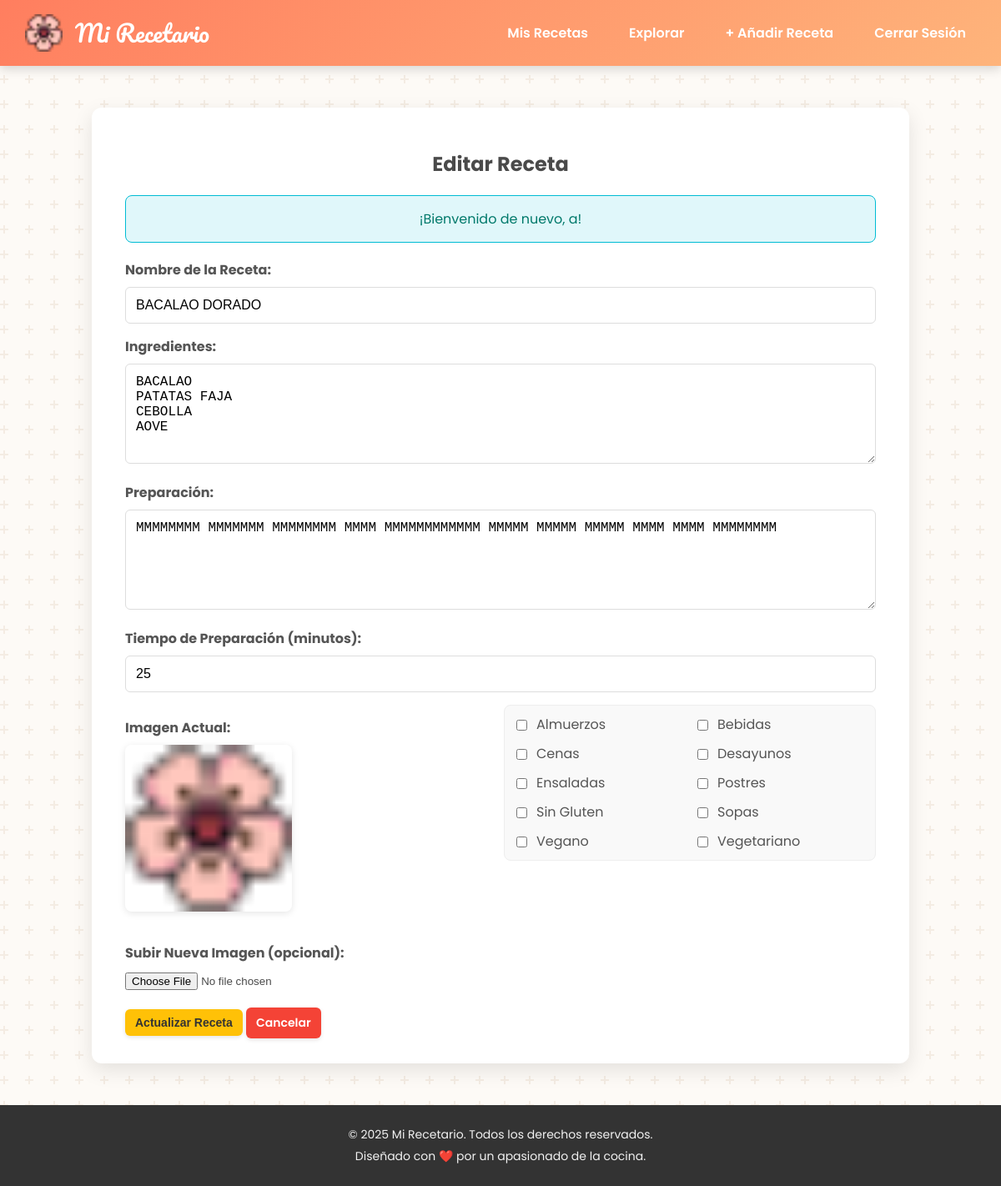
Page /edit_recipe.php?id=7 (signed in) on the committed database.
### tables this page shows
CREATE TABLE IF NOT EXISTS `recetas` (
  `id_receta` int NOT NULL AUTO_INCREMENT,
  `id_usuario` int NOT NULL,
  `nombre_receta` varchar(100) NOT NULL,
  `ingredientes` text NOT NULL,
  `preparacion` text NOT NULL,
  `tiempo_preparacion_minutos` int DEFAULT NULL,
  `fecha_creacion` datetime DEFAULT CURRENT_TIMESTAMP,
  `imagen_url` varchar(100) NOT NULL,
  PRIMARY KEY (`id_receta`),
  KEY `id_usuario` (`id_usuario`)
);

CREATE TABLE IF NOT EXISTS `categorias` (
  `id_categoria` int NOT NULL AUTO_INCREMENT,
  `nombre_categoria` varchar(100) NOT NULL,
  PRIMARY KEY (`id_categoria`),
  UNIQUE KEY `nombre_categoria` (`nombre_categoria`)
);

### public/edit_recipe.php (the view, shortened to what this page needs)
<?php
require_once '../includes/header.php';
require_once '../includes/db_connect.php';
$user_id = $_SESSION['user_id'];
$recipe = null;
$id_receta = null;
if (isset($_GET['id']) && is_numeric($_GET['id'])) {
    $id_receta = $_GET['id'];
} elseif (isset($_POST['id_receta']) && is_numeric($_POST['id_receta'])) {
    $id_receta = $_POST['id_receta'];
} else {
    $_SESSION['message'] = '<p class="message error">ID de receta no válido para editar.</p>';
    header('Location: dashboard.php');
    exit();
}
try {
    $stmt = $pdo->prepare("SELECT * FROM recetas WHERE id_receta = ? AND id_usuario = ?");
    $stmt->execute([$id_receta, $user_id]);
    $recipe = $stmt->fetch();
} catch (\PDOException $e) {
    error_log("Error al cargar receta: " . $e->getMessage());
    $_SESSION['message'] = '<p class="message error">Error al cargar la receta.</p>';
    header('Location: dashboard.php');
    exit();
}
try {
    $stmt = $pdo->query("SELECT id_categoria, nombre_categoria FROM categorias ORDER BY nombre_categoria");
    $categorias = $stmt->fetchAll();
    $stmt = $pdo->prepare("SELECT id_categoria FROM recetas_categorias WHERE id_receta = ?");
    $stmt->execute([$id_receta]);
    $categorias_receta = $stmt->fetchAll(PDO::FETCH_COLUMN);
} catch (\PDOException $e) {
    error_log("Error al cargar categorías: " . $e->getMessage());
    $categorias = [];
    $categorias_receta = [];
}
$nombre_receta = $recipe['nombre_receta'];
$ingredientes = $recipe['ingredientes'];
$preparacion = $recipe['preparacion'];
$tiempo_preparacion_minutos = $recipe['tiempo_preparacion_minutos'];
?>
<div class="form-container">
    <h2>Editar Receta</h2>
    <?php if (isset($_SESSION['message'])): ?>
        <?php echo $_SESSION['message']; ?>
    <?php endif; ?>
    <form action="edit_recipe.php" method="POST" enctype="multipart/form-data">
        <label for="nombre_receta">Nombre de la Receta:</label>
        <input type="text" id="nombre_receta" name="nombre_receta" value="<?php echo htmlspecialchars($nombre_receta); ?>" required>
        <div class="form-group">
<label for="ingredientes">Ingredientes:</label>
        <textarea id="ingredientes" name="ingredientes" required><?php echo htmlspecialchars($ingredientes); ?></textarea>
        </div>
        <div class="form-group">
<label for="preparacion">Preparación:</label>
        <textarea id="preparacion" name="preparacion" required><?php echo htmlspecialchars($preparacion); ?></textarea>
        </div>
        <label for="tiempo_preparacion_minutos">Tiempo de Preparación (minutos):</label>
        <input type="number" id="tiempo_preparacion_minutos" name="tiempo_preparacion_minutos" value="<?php echo htmlspecialchars($tiempo_preparacion_minutos); ?>" min="0">
        <div class="image-categories-container">
            <div class="image-container">
                <label>Imagen Actual:</label>
                <?php if (!empty($recipe['imagen_url']) && file_exists($recipe['imagen_url'])): ?>
                    <img src="<?php echo htmlspecialchars($recipe['imagen_url']); ?>"
                         alt="Imagen actual de la receta"
                         class="current-image">
                <?php else: ?>
                    <img src="img/flor-de-cerezo.png"
                         alt="Imagen por defecto"
                         class="current-image">
                <?php endif; ?>
                <label for="imagen">Subir Nueva Imagen (opcional):</label>
                <input type="file" id="imagen" name="imagen" accept="image/jpeg,image/png,image/gif">
            </div>
            <div class="categorias-container">
                <?php foreach ($categorias as $categoria): ?>
                    <div class="categoria-checkbox">
                        <input type="checkbox"
                               id="categoria_<?php echo $categoria['id_categoria']; ?>"
                               name="categorias[]"
                               value="<?php echo $categoria['id_categoria']; ?>"
                               <?php echo in_array($categoria['id_categoria'], $categorias_receta) ? 'checked' : ''; ?>>
                        <label for="categoria_<?php echo $categoria['id_categoria']; ?>">
                            <?php echo htmlspecialchars($categoria['nombre_categoria']); ?>
                        </label>
                    </div>
                <?php endforeach; ?>
            </div>
        </div>
        <div class="form-actions">
            <button type="submit" class="btn btn-warning">Actualizar Receta</button>
            <a href="dashboard.php" class="btn btn-danger">Cancelar</a>
        </div>
    </form>
</div>
<?php
require_once '../includes/footer.php';
?>

### public/css/style.css (style rules this page uses)
html { box-sizing: border-box; }
*, *:before, *:after { box-sizing: inherit; }
body { font-family: 'Poppins', sans-serif; background-color: #fdfaf6; color: #4a4a4a; margin: 0; display: flex; flex-direction: column; min-height: 100vh; overflow-x: hidden; }
.container, .dashboard-container, .form-container, .recipe-detail-container, .explore-container { background-color: #ffffff; padding: 30px 40px; border-radius: 12px; box-shadow: 0 8px 25px rgba(0, 0, 0, 0.1); width: 100%; max-width: 980px; margin: 30px auto; text-align: center; }
form { text-align: left; }
label { display: block; margin-bottom: 8px; color: #555; font-weight: bold; }
input[type="text"], input[type="email"], input[type="password"], input[type="number"], textarea, select { width: 100%; padding: 12px; margin-bottom: 15px; border: 1px solid #ddd; border-radius: 6px; font-size: 16px; box-sizing: border-box; }
textarea { min-height: 120px; resize: vertical; }
.btn, button { background: #ff7e5f; color: white; padding: 8px 12px; border: none; border-radius: 6px; cursor: pointer; font-size: 14px; font-weight: 600; text-decoration: none; display: inline-block; transition: background-color 0.3s, transform 0.2s, box-shadow 0.3s; box-shadow: 0 2px 5px rgba(0, 0, 0, 0.1); }
.btn-danger { background-color: #f44336; }
.btn-warning { background-color: #ffc107; color: #333; }
.message { background-color: #e0f7fa; color: #00796b; border: 1px solid #00bcd4; padding: 15px; border-radius: 8px; margin-bottom: 20px; text-align: center; }
.image-categories-container { display: flex; flex-wrap: wrap; gap: 30px; margin-bottom: 20px; align-items: flex-start; }
.image-container { flex: 1; min-width: 280px; }
.image-container label { margin-top: 15px; }
.current-image { max-width: 100%; height: 200px; object-fit: cover; border-radius: 8px; box-shadow: 0 2px 8px rgba(0, 0, 0, 0.1); margin-bottom: 15px; }
.categorias-container { flex: 1; display: grid; grid-template-columns: repeat(auto-fit, minmax(150px, 1fr)); gap: 10px; padding: 10px; border: 1px solid #eee; border-radius: 8px; background-color: #f9f9f9; }
.categoria-checkbox { display: flex; align-items: center; gap: 8px; }
.categoria-checkbox input[type="checkbox"] { width: auto; margin-bottom: 0; }
.categoria-checkbox label { margin-bottom: 0; font-weight: normal; }

### rows in the picture
recetas: nombre_receta "BACALAO DORADO", ingredientes "BACALAO PATATAS FAJA CEBOLLA AOVE", preparacion "MMMMMMMM MMMMMMM MMMMMMMM MMMM MMMMMMMMMMMM MMMMM MMMMM MMMMM MMMM MMMM MMMMMMMM", tiempo_preparacion_minutos "25"
categorias: nombre_categoria "Almuerzos"
categorias: nombre_categoria "Bebidas"
categorias: nombre_categoria "Cenas"
categorias: nombre_categoria "Desayunos"
categorias: nombre_categoria "Ensaladas"
categorias: nombre_categoria "Postres"
categorias: nombre_categoria "Sin Gluten"
categorias: nombre_categoria "Sopas"
categorias: nombre_categoria "Vegano"
categorias: nombre_categoria "Vegetariano"

### other values in the picture
$_SESSION['message'] "¡Bienvenido de nuevo, a!"
